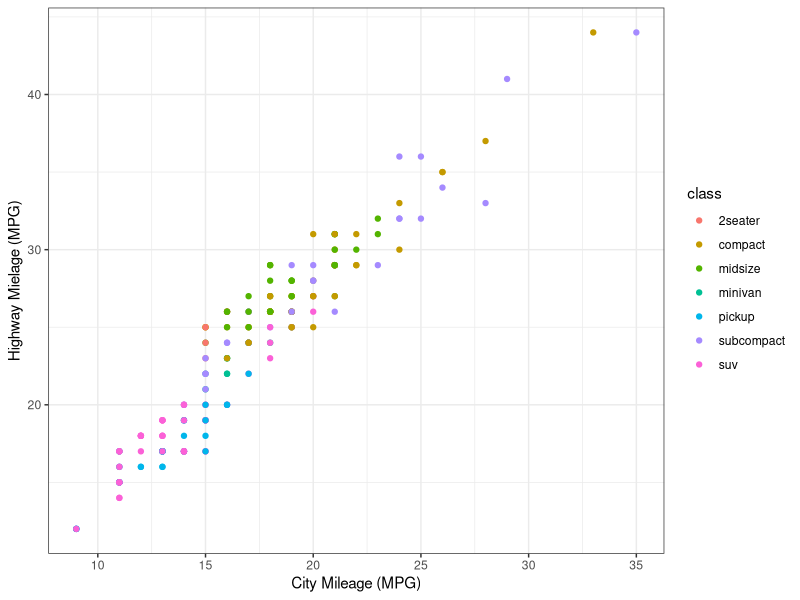
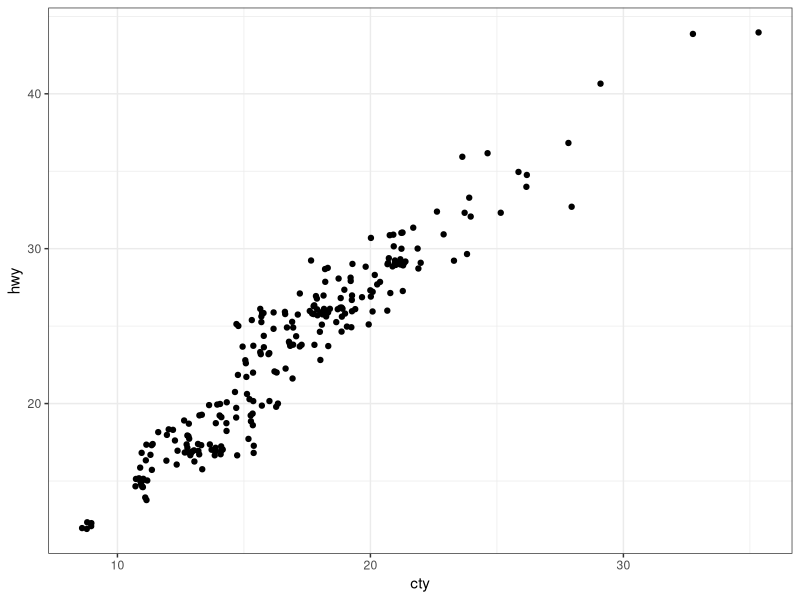
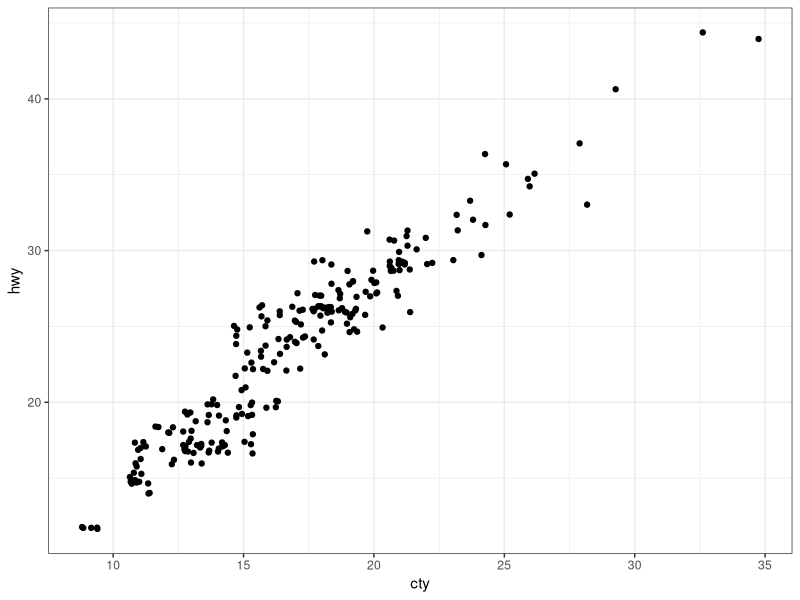
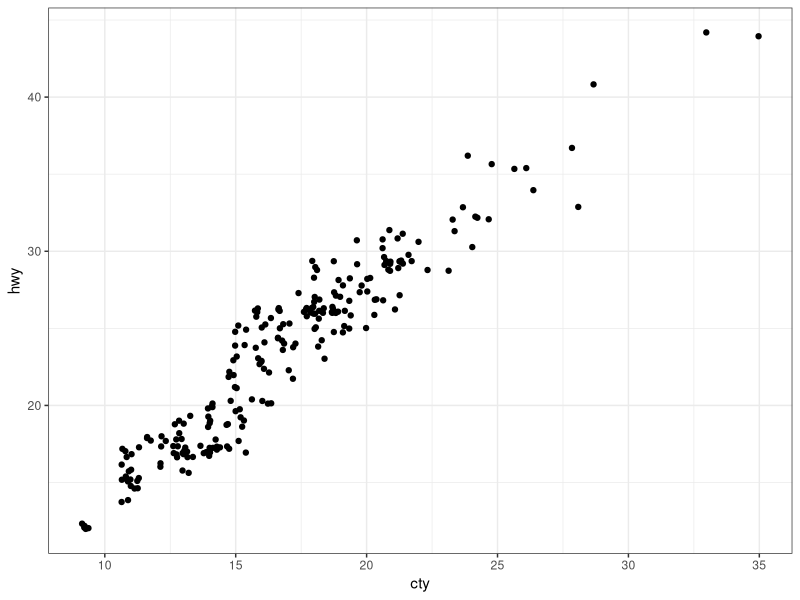
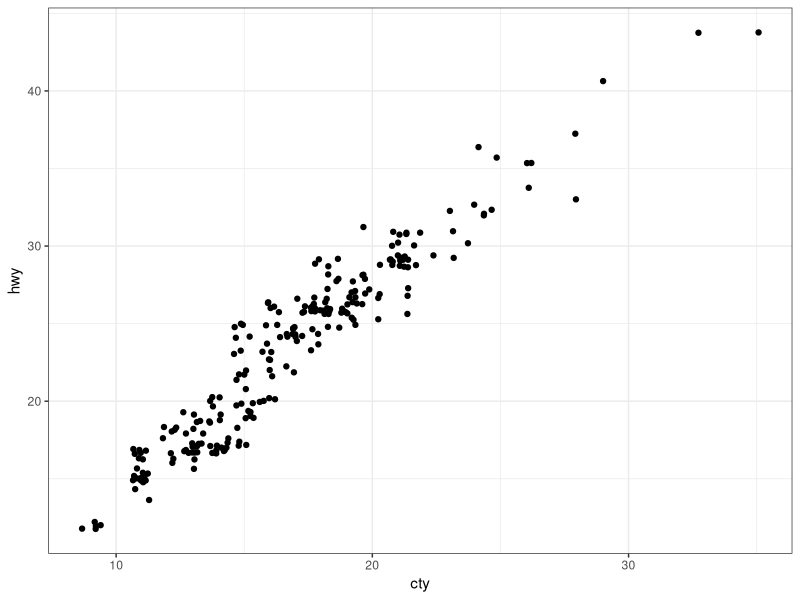
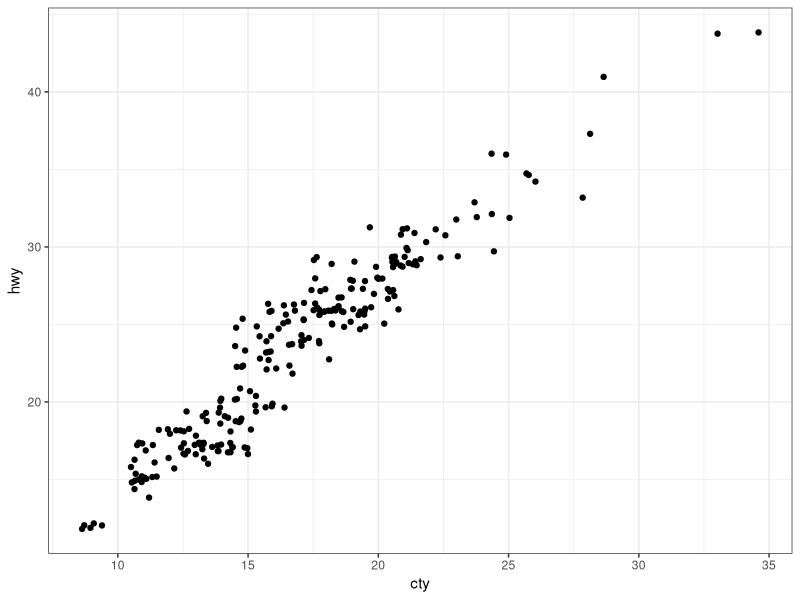
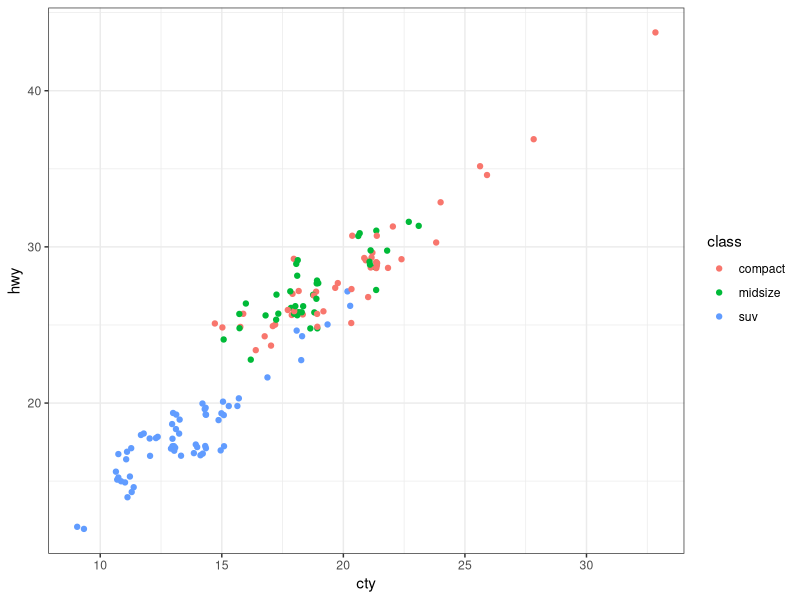
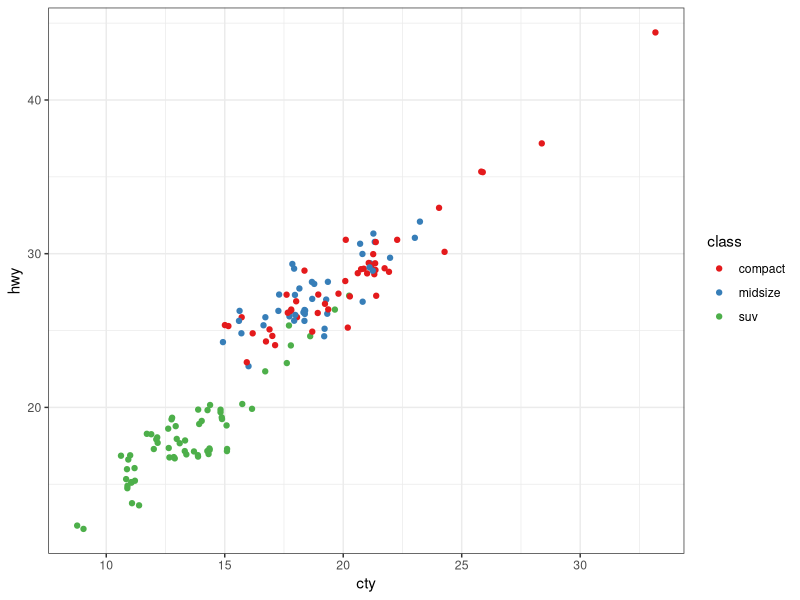

Generate these figures, in order, with R: (Note: this script raises an error after producing the figures.)
# ---------------------------------------------------------- #
#### MODULE 3: Plot even more data!                       ####               
# ---------------------------------------------------------- #

## OBJECTIVE:
# 1. To develop a "grammar of graphics".
# 2. To become comfortable using ggplot2 for exploratory data visualization.


# ---------------------------------------------------------- #
#### SET UP:                                              ####
# ---------------------------------------------------------- #
# REMINDER: In RStudio, open the Rproject for our course (UNCG_DataWrangling), 
# pull any changes from GitHub, and navigate to the branch you created for 
# yourself (just a single branch for the whole semester) in RStudio's Git tab.
# Open this week's assignment in this new branch to complete and submit on GitHub.
# Ideally, you'll commit your answers a bit at a time as you work through
# this assignment, rather than committing all at once at the end.

# Reminder of some helpful resources for graphing in R:
# ggplot Cookbook: http://www.cookbook-r.com/Graphs/
# Official ggplot2 Book: https://ggplot2-book.org/
# Themes in ggplot2: https://ggplot2-book.org/polishing.html#themes

# In ggplot2, aesthetic means “something you can see”. Each aesthetic is a
# mapping between a visual cue and a variable.
# Examples include:
# position (i.e., on the x and y axes)
# color (“outside” color)
# fill (“inside” color)
# shape (of points)
# line type
# size

# Each type of geometric object (geom) accepts only a subset of all aesthetics.
# Refer to the geom help pages to see what mappings each geom accepts. Aesthetic
# mappings are set with the aes() function.

# TASK: We will be using the ggplot2 package for graphing. Fortunately, ggplot2 
# is nested within the tidyverse package (along with many others).
# Start by writing code to load the tidyverse library.
# HINT: see the end of assignment #1 if you forgot how to load a package.
library(tidyverse)

# TASK: Write code below to set your theme to black and white and both your major
# AND minor gridlines to element_blank for all plots you'll be making today.
# HINT: Check back to last week's assignment section 1.9 for setting themes for
# all plots.
theme_set(theme_bw())+
theme(panel.grid.major = element_blank(),
      panel.grid.minor = element_blank()) 
  

# ---------------------------------------------------------- #
#### 1.0 CORRELATION                                      ####
# ---------------------------------------------------------- #

# We learned how to make correlations last week, but it never hurts to get
# more practice! Let's start by using a data set built into ggplot2.
# The mpg dataset looks at the gas efficiency of different cars. Run the following
# code to load the data:
data(mpg, package = "ggplot2")

# TASK: Create a scatterplot (i.e., a dot plot) to relate city and highway mileage.
# Color the points by the class of car (class column) and label the x and y axis 
# to be more informative (City Mileage (MPG) vs Highway Mileage (MPG)).
# HINT: Refer back to last week's assignment or the ggplot help resources if you 
# forget how to make a scatterplot.
mpg

ggplot(mpg, aes (x = cty, y = hwy, color = class))+
         geom_point()+
         xlab("City Mileage (MPG)") + 
         ylab("Highway Mielage (MPG)")
         
# Looks alright, but the graph may be hiding some information...
# QUESTION: How many data points are in the mpg dataframe?
# 234

# QUESTION: Approximately how many dots are in the graph you just made? How does
# that compare to the number of observations in the dataframe?
# Around 80

# Try another correlation-focused geom that addresses this problem by running
# the following code:
ggplot(data=mpg, aes(x=cty, y=hwy)) + 
  geom_jitter()


# QUESTION: What happened when you created the plot with geom_jitter?
# Previously missing points appeared. The axis labels present correspond to column
# names in the dataframe.

# QUESTION: Run the code to create a plot using geom_jitter a second time. Then run it
# again and again. What happens each time? Why is this happening?
ggplot(data=mpg, aes(x=cty, y=hwy)) + 
  geom_jitter()

ggplot(data=mpg, aes(x=cty, y=hwy)) + 
  geom_jitter()

ggplot(data=mpg, aes(x=cty, y=hwy)) + 
  geom_jitter()

# The points moved every time. The points are not smoothened like what we saw
# previously with geom_point.

# TASK: The default in geom_jitter is to jitter (or slightly move) the points away
# from each other in both the x and y directions. Check the help file for geom_jitter
# and write code below to make a graph where you jitter points in only the x-dimension
# by 0.5.
ggplot(data=mpg, aes(x=cty, y=hwy)) + 
  geom_jitter(width = 0.5)


# ---------------------------------------------------------- #
#### 1.1 DETOUR! COLORS, COLORS, COLORS                   ####
# ---------------------------------------------------------- #

# Our world is so colorful, and our graphs can be too! But we want to be mindful
# of our color choices to not only be beautiful, but also informative and accessible.

# TASK: Create a new dataframe that filters our mpg data down to only information
# for car classes compact, midsize, and suv using an %in% statement. Name your 
# new dataframe mpgSubset.
# HINT: Refer back to the Transform assignment if you want help with %in% (or 
# try googling!)
mpgSubset <- mpg %>% 
  filter(class %in% c("compact", "midsize", "suv"))

# ggplot has lots of nice (and some not so nice) built-in color palettes that we 
# can use to fill our bars with color. Try running the following code:
ggplot(data=mpgSubset, aes(x=cty, y=hwy, color=class)) +
  geom_jitter()

# The code above supplies us with ggplot's default color palette, which I find not
# so pleasing. Let's try to change this!

# We can add a statement specifying the scale of colors we would prefer. One way
# to do this is to use other pre-set palettes from ggplot. Run the code below to 
# ask ggplot to use the color brewer's palette called Set 1.
ggplot(data=mpgSubset, aes(x=cty, y=hwy, color=class)) +
  geom_jitter() +
  scale_color_brewer(palette="Set1")

# Alternatively, we could use the "RdBu" palette:
ggplot(data=mpgSubset, aes(x=cty, y=hwy, color=class)) +
  geom_jitter() +
  scale_color_brewer(palette="RdBu")

# QUESTION: Investigate the color brewer's range of palettes at this website: 
# https://r-graph-gallery.com/38-rcolorbrewers-palettes.html
# What do you notice about the colors chosen from each of the palettes that we
# used above? (i.e., does it use the first three colors in the palette? The last
# three? Some other combination?)
# Set 1 game used first three. RdBu gave some other combinations.


# We could also pick out EXACTLY which colors we want for our figure. 
# There are 4 main ways to specify colors in R:
### by name
### by number
### by Hex code
### with the rgb() function

# By Name: R allows you to call more than 600 colors by name! Run the following
# code to see a list:
colors()

# We can put in the colors we chose for each variable by adding the 
# scale_color_manual() function to our plot. Try it out by running the following
# code:
ggplot(data=mpgSubset, aes(x=cty, y=hwy, color=class)) +
  geom_jitter() +
  scale_color_manual(values=c('midnightblue', 'cornflowerblue', 'tomato3'))


# You can also chose colors by number, which are assigned in R.

# TASK: Copy and paste the code to make our scatterplot and replace the color names
# with three numbers of your choice (between 1 and 657). How does your new figure look?
# HINT: remember to remove the quotation marks when calling numbers.

ggplot(data=mpgSubset, aes(x=cty, y=hwy, color=class)) +
  geom_jitter() +
  scale_color_manual(values=c(5, 55, 555))

# QUESTION: How do you think you could figure out which color name belongs to
# each color number?
# HINT: Try creating a dataframe from color() by passing it into the
# as.data.frame() function.
color_num <- as.data.frame(colors) 
color_num

# You can also chose colors by Hex code. A Hex color code is a 6-symbol code made
# of up to three 2-symbol elements (6 symbols in length all together). Each of 
# the 2-symbol elements represents a color value in the Red-Green-Blue (RGB) color
# scale from 0 to 255. Hex codes are written with a # in front of them. Let's try
# out calling our colors using hex code.
ggplot(data=mpgSubset, aes(x=cty, y=hwy, color=class)) +
  geom_jitter() +
  scale_color_manual(values=c('#191970', '#6495ED', '#FF6347'))

# There are two great things about hex codes. First, you can call ANY color you 
# want with a hex code. That is, you're not limited to the 657 colors that are
# in ggplot. By specifying the color by hex code, you can pick literally anything!


# TASK: Google the search term "color picker". This should bring up google's color
# picker (in addition to a billion other color picking websites). Use this color
# picker to generate the hex codes for three new colors of your choice. Then copy
# and paste the above code, replacing the hex codes with your color choices.
ggplot(data=mpgSubset, aes(x=cty, y=hwy, color=class)) +
  geom_jitter() +
  scale_color_manual(values=c('#03fc56', '#9803fc', '#fcdb03'))

# The second great thing about hex codes is that you can control the transparency
# of your colors. Transparency is set in a hex code by adding two extra symbols
# to the end, which together make up the "alpha" element. Adding 00 to the end 
# of your hex code will make your color completely transparent, while adding FF 
# to the end will make it completely opaque. Any number/letters in-between will 
# result in partial transparency. You can find a complete list of transparencies
# between 0-100% here: https://gist.github.com/lopspower/03fb1cc0ac9f32ef38f4

# TASK: Try out transparency by copying and pasting your graph code below and
# adding the alpha element to the end of each of your hex codes to make your
# first color 0% transparent, your second color 50% transparent, and your third
# color 100% transparent.
ggplot(data=mpgSubset, aes(x=cty, y=hwy, color=class)) +
  geom_jitter() +
  scale_color_manual(values=c('#03fc5600', '#9803fc80', '#fcdb03FF'))

# QUESTION: What happened to the point that you set to 100% transparent?
# We can't see them at all because they are 100% transparent.


# Finally, we can set our colors using the rgb() function. This operates very
# similarly to the hex code, where you can pick exactly the color and transparency
# you want. Try it out by running the following code:
ggplot(data=mpgSubset, aes(x=cty, y=hwy, color=class)) +
  geom_jitter() +
  scale_color_manual(values=c(rgb(.10, .10, .44, 1), rgb(.39, .58, .93, 1), rgb(1.0, .39, .28, 1)))

# TASK: Modify the above code to make all of your points 50% transparent.
ggplot(data=mpgSubset, aes(x=cty, y=hwy, color=class)) +
  geom_jitter() +
  scale_color_manual(values=c(rgb(.10, .10, .44, .5), rgb(.39, .58, .93, .5), rgb(1.0, .39, .28, .5)))

# There are so many inventive and artistic people in the world who have expanded
# the offerings for colors in ggplot. Check out some notable ones listed below
# when choosing colors for this assignment.
### Color-blind friendly palettes: https://github.com/JLSteenwyk/ggpubfigs
### Color palettes from vintage National Parks posters: https://github.com/katiejolly/nationalparkcolors
### Color palettes based on Wes Anderson movies: https://github.com/karthik/wesanderson
### Color palettes from famous Dutch paintings: https://github.com/EdwinTh/dutchmasters


# ---------------------------------------------------------- #
#### 1.2 DETOUR! LEGENDS                                  ####
# ---------------------------------------------------------- #

# When you specify colors in your ggplot code, R throws in a bonus legend for free!
# However, this legend is often not as clear or visually appealing as we might 
# prefer. But as with all geometric objects in ggplot, legends can be easily altered.

# Run the following code to create a scatter plot. Feel free to modify the colors
# as you prefer!
ggplot(data=mpgSubset, aes(x=cty, y=hwy, color=class)) +
  geom_jitter()

# QUESTION: Where did ggplot get the legend title and values from?
# It came directly from dataset column name and column value that we specified 
# sin above code to have different colors.

# We could change the title and values in our legend by altering the dataframe
# we are passing into ggplot. But that seems a bit drastic. Instead, we can 
# lean on the same code that specifies our color picks to alter the legend text.
# Try it out by running the following code:
ggplot(data=mpgSubset, aes(x=cty, y=hwy, color=class)) + #making a ggplot from dataset mpgSubset with x-axis as cty, y-axis as hwy, using diffferent colors for different classes of car
  geom_jitter() +  #using jitter points for visualization
  scale_color_manual(values=c('#FCBA03', '#380754', '#496916'), #defining colors for different classes of vehicle
                     name='Class of Car',  # defining legend text
                     breaks=c('suv', 'midsize', 'compact'), # extracting different classes of car in dataset
                     labels=c('SUV', 'Midsize', 'Compact')) # renaming different classes of car available


# TASK: Label each line of the code above with what it is doing.
# HINT: Check the scale_color_manual help file or ggplot Cookbook for more info.


# IMPORTANT: It is important to pay attention to the order you provide ggplot with 
# your color choices and legend labels! Try running the following code:
ggplot(data=mpgSubset, aes(x=cty, y=hwy, color=class)) + 
  geom_jitter() + 
  scale_color_manual(values=c('#FCBA03', '#380754', '#496916'), 
                     name='Class of Car', 
                     breaks=c('suv', 'midsize', 'compact'), 
                     labels=c('Compact', 'SUV', 'Midsize')) 


# QUESTION: What is wrong with the code above? Why is it so important to be
# careful with the order you pass information into ggplot?
# The data originally suv is now visualized as Compact in this ggplot because the
# labels were changed incorrectly in the scale_color_manual.


# While changing the legend text and factor order takes place in the scale_color_manual
# step, moving the legend around on the graph page is part of the graph theme. We
# can try this out using the code below:
ggplot(data=mpgSubset, aes(x=cty, y=hwy, color=class)) + 
  geom_jitter() + 
  theme(legend.position='top')


# TASK: Modify the code above to have the legend display along the bottom of
# the figure.
ggplot(data=mpgSubset, aes(x=cty, y=hwy, color=class)) + 
  geom_jitter() + 
  theme(legend.position='bottom')

# We can also have the legend located within the area of the graph itself! We can 
# do this by specifying the coordinates for where the legend should go within the
# graph axes. First we set the legend position and then we set the anchoring 
# position by justifying the legend.
### bottom left: 0,0
### bottom right: 1,0
### top left: 0,1
### top right: 1,1

# Try it out by running the following code:
ggplot(data=mpgSubset, aes(x=cty, y=hwy, color=class)) + 
  geom_jitter() + 
  theme(legend.position=c(1,0), legend.justification=c(1,0))

# QUESTION: What happens if you don't include the code for legend justification
# above?
ggplot(data=mpgSubset, aes(x=cty, y=hwy, color=class)) + 
  geom_jitter() + 
  theme(legend.position=c(1,0))

# The description/justification of what every colors in the legend did not get
# appropriately presented in the graph.

# TASK: Copy and paste the code from above. Modify it to place the legend in the
# upper left part of the graph.
ggplot(data=mpgSubset, aes(x=cty, y=hwy, color=class)) + 
  geom_jitter() + 
  theme(legend.position=c(0,1), legend.justification=c(0,1))

# Finally, we might want to remove the legend altogether! We would do so by
# modifying the theme as well. 

# TASK: Check the ggplot cookbook to find the legends section. Read what it says 
# about removing the legend. Then copy and paste the graph code from above. Modify
# the code to remove the legend.
ggplot(data=mpgSubset, aes(x=cty, y=hwy, color=class)) + 
  geom_jitter() + 
  theme(legend.position = "none")

# ---------------------------------------------------------- #
#### 2.0 DEVIATION                                        ####
# ---------------------------------------------------------- #

# Used to compare variation in values between small number of items (or categories) 
# with respect to a fixed reference.

# Whether the graphical type is a deviation graph or a composition graph (or a 
# ranking graph) may depend on the underlying data structure.

# We used geom_bar() last week with factor data to create a bar graph. But
# geom_bar() is a bit tricky because it can make EITHER a bar graph or a histogram
# depending on the data you give it. The default of geom_bar() is to set stat to 
# count so if you give it just a continuous x value, it will make a histogram. Try
# it with the following code:
ggplot(data=mpg, aes(x=hwy)) + 
  geom_bar()

# In order to have the geom create bars and not a histogram, you must:
# 1) Set stat = identity
# 2) Provide both an x and a y inside the aes(), where x is either a character 
# or factor and y is numeric.

# TASK: Create a dataframe of summary statistics for the mpg data, calculating the
# mean, standard deviation, and standard error for highway mpg grouping by class.
# Name the resulting dataframe highwayMPG and your new variables hwy_mean, hwy_sd,
# and hwy_se.
# HINT: Look back at the Transform assignment if you forget how to summarize the
# data. Also recall, standard error = 1.96*standard deviation.
highwayMPG <- mpg %>% 
  group_by(class) %>% 
  summarize(hwy_mean = mean (hwy),
            hwy_sd = sd(hwy),
            hwy_se =  1.96*hwy_sd )

# TASK: Create a bar graph showing the average highway MPG on the y-axis and 
# car class on the x-axis. Fill the bars by class. Add in error bar caps that are 20%
# the width pf the bars.
# HINT: Don't forget to change stat from the default in your geom_bar() statement!

ggplot(highwayMPG, aes(x = class, y = hwy_mean, fill = class)) + 
  geom_bar(stat='identity') + 
  geom_errorbar(aes(ymin=hwy_mean-hwy_se, 
                    ymax=hwy_mean+hwy_se, 
                    width=0.2))

# ---------------------------------------------------------- #
#### 2.1 DETOUR! COLORS AND LEGENDS, AGAIN                ####
# ---------------------------------------------------------- #

# Recall that some geometric elements require fills instead of (or sometimes in
# addition to) colors.

# TASK: Create a bar graph with the mpg summary stats with the following parameters:
# (1) Black bar outline
# (2) Bars filled with the color brewer palette "Dark2" using the scale_fill_manual
#     statement
# (3) No legend
# (4) Informative x- and y-axis labels. 

# HINT: Carefully consider whether your color and/or fill should go within an aes() 
# statement, the scale_fill_manual or scale_color_manual statements, or neither.
# If in doubt, try a bunch of ways until it looks how we want it. And consult 
# your helpful ggplot resources on the web.


# ---------------------------------------------------------- #
#### 2.2 DETOUR! AXIS MODIFICATIONS                       ####
# ---------------------------------------------------------- #

# Run the following code, feeling free to modify colors as you prefer:
ggplot(data=highwayMPG, aes(x=class, y=hwy_mean, fill=class)) +
  geom_bar(stat='identity') 

# QUESTION: Where is ggplot getting the x-axis tick labels from?


# Often our tick labels are not the best. We can modify them to be more informative
# or visually appealing by directly modifying the dataframe, but again this feels
# a bit extreme. Instead, we can directly modify the scale of the axis. For axes
# that deal with categories, we are setting the discrete scale. Try it out by
# running the following code:
ggplot(data=highwayMPG, aes(x=class, y=hwy_mean, fill=class)) +
  geom_bar(stat='identity') +
  scale_x_discrete(labels=c('sport', 'compact', 'midsize', 'minivan', 'pickup', 'subcompact', 'SUV'))

# We can also change the scale of the continuous axes, including how large they are
# and where the tick marks fall as follows:
ggplot(data=highwayMPG, aes(x=class, y=hwy_mean, fill=class)) +
  geom_bar(stat='identity') +
  scale_y_continuous(breaks=seq(0, 50, 10)) +
  coord_cartesian(ylim=c(0,50))

# QUESTION: Try running the code above without the coord_cartesian() statement. 
# What is surprising about the resulting graph? Based on this result, what do you
# think the coord_cartesian() statement does?


# We can also add a statement into the scale discrete or continuous statements
# to name our axes, rather than putting in a whole separate step of xlab() or ylab().
# Try it out with the following code:
ggplot(data=highwayMPG, aes(x=class, y=hwy_mean, fill=class)) +
  geom_bar(stat='identity') +
  scale_x_discrete(name='Class of Car') +
  scale_y_continuous(name='Mean Highway MPG')


# Finally, we can flip our axes easily in ggplot as follows:
ggplot(data=highwayMPG, aes(x=class, y=hwy_mean, fill=class)) +
  geom_bar(stat='identity') +
  coord_flip()


# TASK: Let's put it all together. Make a graph of the mpg summary stats with the
# following specifications:
# (1) color by class of car using a color scheme of your choice (not the default)
# (2) plot the class of car on the x-axis and the highway MPG on the y axis
# (3) include better names for the x- and y-axis titles
# (4) include better names for the car classes
# (5) set the scale of the highway mpg to run from 0 to 30 with breaks every 5 
# (6) flip your axes
# (7) remove the legend


# ---------------------------------------------------------- #
#### 3.0 RANKING                                          ####
# ---------------------------------------------------------- #
# Used to compare the position or performance of multiple items with respect to 
# each other. Actual values matters somewhat less than the ranking.

# TASK: Create a dataframe of summary statistics for the mpg data, calculating the
# mean, standard deviation, and standard error for CITY mpg grouping by class.
# Name the resulting dataframe cityMPG and your new variables city_mean, city_sd,
# and city_se.
# HINT: Look back at the Transform assignment if you forget how to summarize the
# data. Also, standard error = 1.96*standard deviation.


# Now we want to plot our data in order from smallest to largest city MPG to get
# a ranking. To do so, we need to use the reorder() function to rearrange the data
# going into our x-axis.
ggplot(cityMPG, aes(x=reorder(class, city_mean), y=city_mean)) + 
  geom_bar(stat="identity")

# TASK: Recreate the above ranking figure to include the following:
# (1) class of car on the x-axis with informative axis and tick labels
# (2) MPG ordered from highest to lowest (hint: try google if you're unsure)
# (3) bars with dary grey outlines and filled by class with your favorite color scheme
# (4) error bars with end caps 30% the width of the bars
# (5) y-axis from 0 to 30 with tick marks every 5
# (6) no legend.


# ---------------------------------------------------------- #
#### 4.0 DISTRIBUTION                                     ####
# ---------------------------------------------------------- #
# When you have lots and lots of data points and want to study where and how the
# data points are distributed.

# Histograms can be accomplished with either geom_bar() or geom_histogram()
ggplot(mpg, aes(hwy)) + 
  geom_histogram()

# TASK: Recreate the graph above, but using geom_bar() instead


# TASK: Try making a histogram with the categorical variable 'manufacturer'.
# What error message do you get?


# QUESTION: What happens when you follow the advice of the error message and 
# make stat='count'?
ggplot(mpg, aes(manufacturer)) + 
  geom_histogram(stat="count")


# TASK: Make a boxplot comparing the distribution of cty (city mileage) for
# each class of car.
# HINT: Look back to last week if you forget how to make a boxplot.


# We can also make a different type of distribution, a violin plot using the 
# geom_violin statement as follows:
ggplot(mpg, aes(x=class, y=cty)) + 
  geom_violin()

# QUESTION: What does a violin plot show? Check google if you're unsure.


# ---------------------------------------------------------- #
#### 5.0 COMPOSITION                                      ####
# ---------------------------------------------------------- #
# Bar charts and pie charts are classic ways of showing composition of a dataset.

# TASK: Let's get some data for this task by determining the number of cars from 
# each car manufacturer in our mpg dataframe. We can do this as follows:
manufacturerFreq <- mpg %>% 
  group_by(manufacturer) %>% 
  summarize(frequency=length(manufacturer)) %>% 
  ungroup()

# TASK: Make a bar graph of the number of cars (frequency) by manufacturer using
# the dataframe we created above.


# We can switch the bar chart you created above into a pie chart simply by changing
# the coordinate system through a series of steps as follows:

ggplot(manufacturerFreq, aes(x=manufacturer, y=frequency)) +
  geom_bar(stat="identity") +
  coord_polar()

ggplot(manufacturerFreq, aes(x=manufacturer, y=frequency, fill=manufacturer)) +
  geom_bar(stat="identity") +
  coord_polar()

ggplot(manufacturerFreq, aes(x="", y=frequency, fill=manufacturer)) +
  geom_bar(stat="identity", width=1) +
  coord_polar()

ggplot(manufacturerFreq, aes(x="", y=frequency, fill=manufacturer)) +
  geom_bar(stat="identity", width=1) +
  coord_polar(theta="y")

ggplot(manufacturerFreq, aes(x="", y=frequency, fill=manufacturer)) +
  geom_bar(stat="identity", width=1) +
  coord_polar(theta="y", start=0) +
  theme_void() +
  theme(legend.title = element_text(size = 12.5), 
        legend.text  = element_text(size = 8.5),
        legend.key.size = unit(.75, "lines"))

# TASK: Annotate the code below to describe what each line does:
ggplot(manufacturerFreq, aes(x="", y=frequency, fill=manufacturer)) +
  geom_bar(stat="identity", width=1) +
  coord_polar(theta="y", start=0) +
  theme_void() +
  theme(legend.title = element_text(size = 12.5), 
        legend.text  = element_text(size = 8.5),
        legend.key.size = unit(.75, "lines"))


# ---------------------------------------------------------- #
#### 6.0 CHANGE                                           ####
# ---------------------------------------------------------- #

# Time series are often best visualized with line graphs. Let's try this out
# with some new data:
data("economics")

# TASK: Use the economics dataset to plot the number of people who are unemployed
# over time (unemploy vs date). Make a scatterplot, then connect the points with 
# lines using geom_line().
# HINT: use ?economics to get more information about this dataset.




# ---------------------------------------------------------- #
#### GROUPS AND MAPS                                      ####
# ---------------------------------------------------------- #

# Let's save these for group project options, this assignment is really long!









# REMEMBER: Save and push your script when you're done with this assignment!
